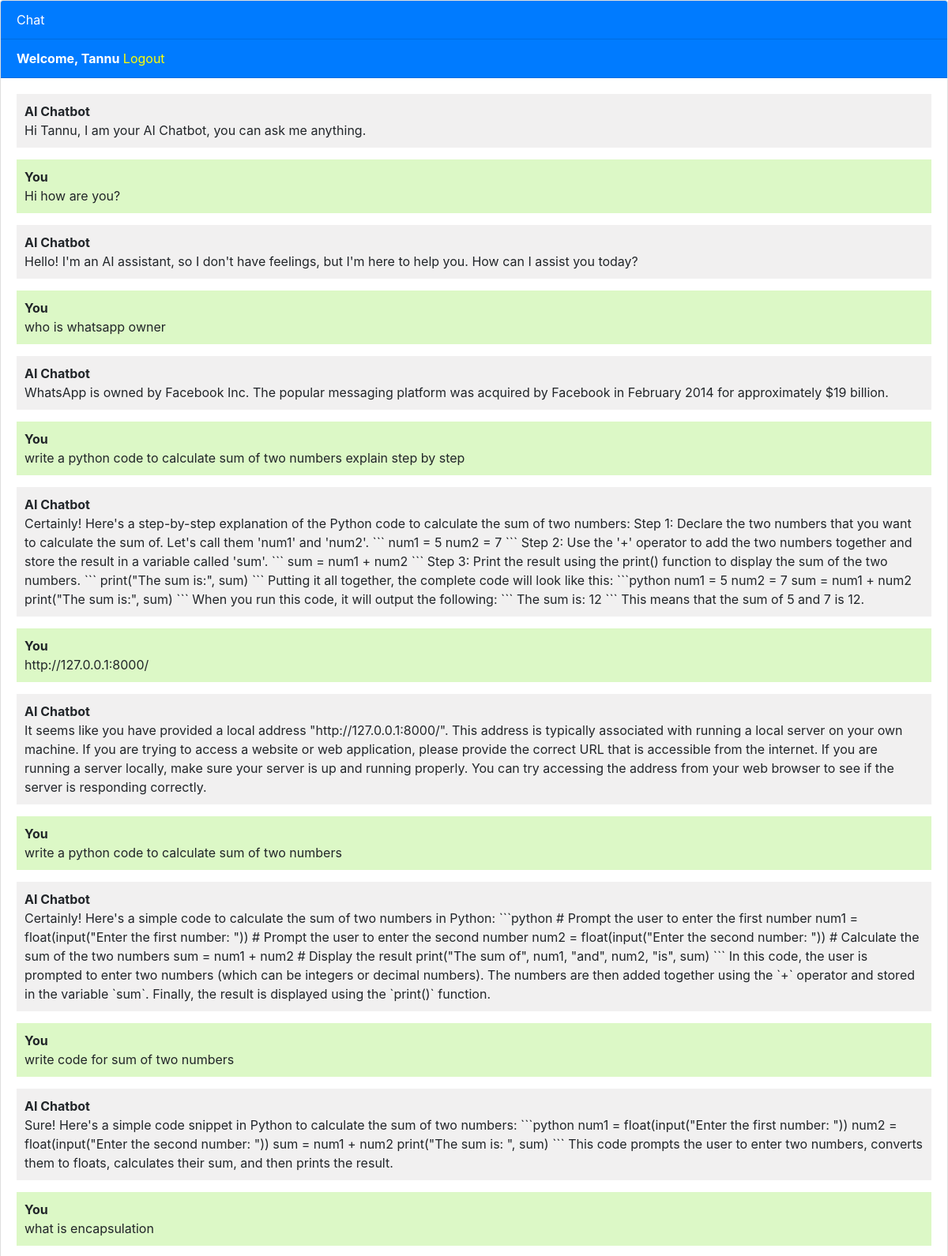
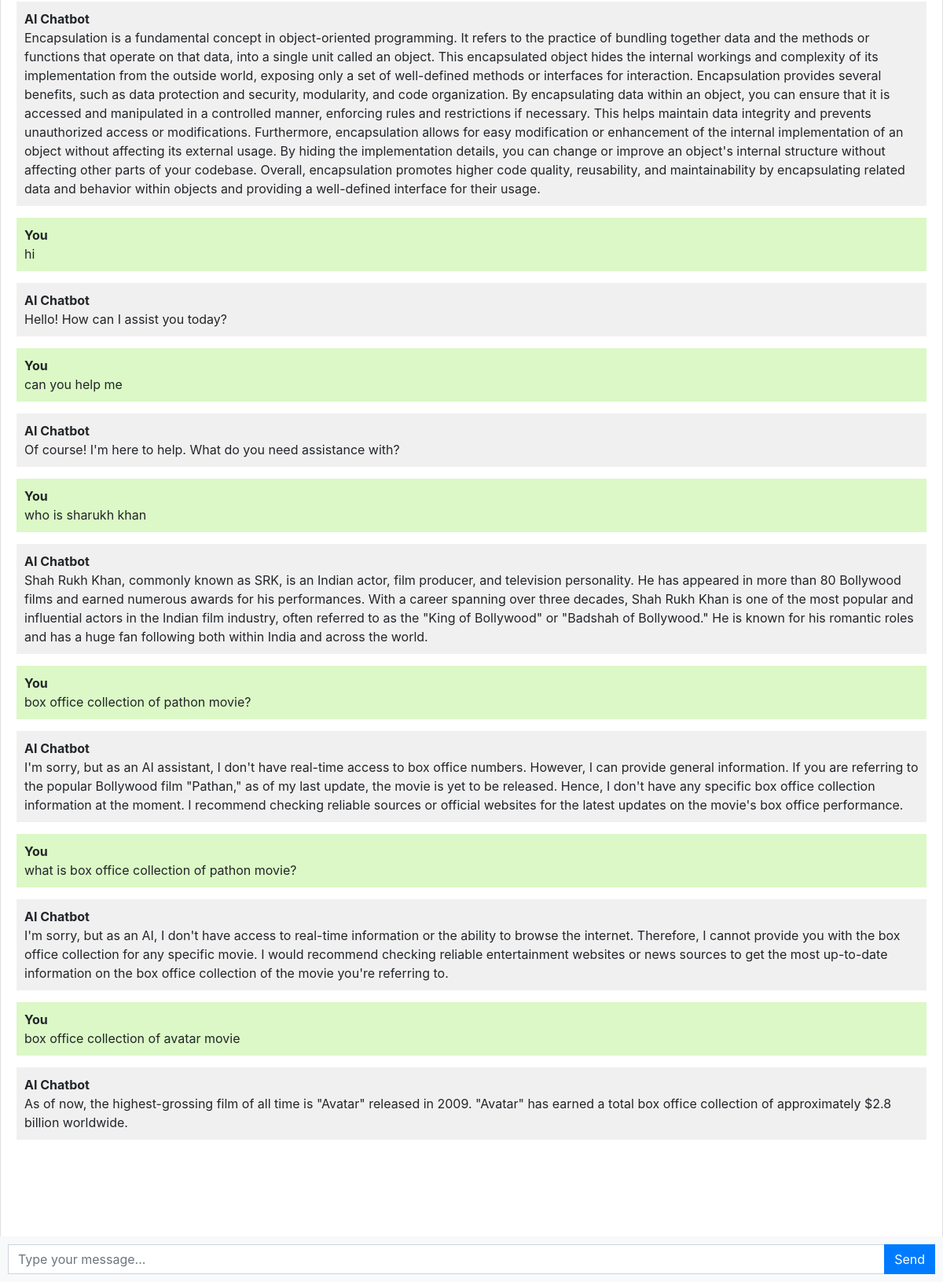
The page / (signed in) on the database its author committed (2 pictures, top to bottom).
### Chatbot/models.py (models this page shows, shortened)
class Chat(models.Model):
    user = models.ForeignKey(User,on_delete=models.CASCADE)
    message = models.TextField()
    response = models.TextField()
    created_at = models.DateTimeField(auto_now_add=True)

### Chatbot/views.py (the view)
# urls.py: path('',views.chatbot, name='chatbot'),
def chatbot(request):
    chats = Chat.objects.filter(user=request.user)
    if request.method == 'POST':
        message = request.POST.get('message')
        response = ask_openai(message)
        chat = Chat(user =request.user, message=message, response=response,created_at=timezone.now())
        chat.save()
        return JsonResponse({'message':message,'response':response})
    return render(request, 'chatbot.html',{'chats':chats})

### Templates/chatbot.html (shortened to what this page needs)
 {% extends 'base.html' %}
{% block content %}
<div class="chat-container">
  <div class="card flex-grow-1">
    <div class="card-header bg-primary text-white">Chat</div>
    {% if user.is_authenticated %}
    <div class="card-header bg-primary text-white"><b>Welcome, {{user.username}}</b>   <a style="color: yellow;" href="logout">Logout</a></div>
    {% else %}
    <div class="card-header bg-primary text-white"><a style="color: yellow" href="login">Login</a>   <a style="color: yellow;" href="register">Register</a></div>
    {% endif %}
    <div class="card-body messages-box">
      <ul class="list-unstyled messages-list">
        <li class="message received">
          <div class="message-text">
            <div class="message-sender">
              <b>AI Chatbot</b>
            </div>
            <div class="message-content">
              Hi {{user.username}}, I am your AI Chatbot, you can ask me anything.
            </div>
          </div>
        </li>
        {% for chat in chats %}
          {% if chat.user == request.user %}
            <li class="message sent">
          <div class="message-text">
            <div class="message-sender">
              <b>You</b>
            </div>
            <div class="message-content">
              {{chat.message}}
            </div>
          </div>
        </li>
        <li class="message received">
          <div class="message-text">
            <div class="message-sender">
              <b>AI Chatbot</b>
            </div>
            <div class="message-content">
              {{chat.response}}
            </div>
          </div>
        </li>
          {% endif %}
        {% endfor %}
      </ul>
    </div>
    <br><br>
    <br><br>
    <br><br>
  </div>
  <form class="message-form">
    <div class="input-group">
      <input type="text" class="form-control message-input" placeholder="Type your message...">
      <div class="input-group-append">
        <button type="submit" class="btn btn-primary btn-send">Send</button>
      </div>
    </div>
  </form>
</div>
{% endblock %}

### Templates/base.html (shortened to what this page needs)
<!DOCTYPE html>
<html lang="en">
  <head>
    <link rel="stylesheet" href="https://stackpath.bootstrapcdn.com/bootstrap/4.3.1/css/bootstrap.min.css">
  </head>
  <body>
    {% block content %}{% endblock %}
  </body>
</html>

### Templates/chatbot.html (style rules this page uses)
body, html { height: 100%; }
.messages-box { flex: 1; overflow-y: auto; }
.messages-list { padding-left: 0; }
.message { margin-bottom: 15px; list-style: none; }
.message-text { padding: 10px; border-radius: 5px; }
.sent { background-color: #dcf8c6; align-self: flex-end; }
.received { background-color: #f1f0f0; align-self: flex-start; }
.message-form { display: flex; position: fixed; bottom: 0; left: 0; right: 0; padding: 10px; background-color: #f8f9fa; }
.message-input { flex: 1; border-radius: 0; border-right: none; }
.btn-send { border-radius: 0; }
.chat-container { height: 100%; display: flex; flex-direction: column; }

### rows shown on the page
Chat: message "Hi how are you?", response "Hello! I'm an AI assistant, so I don't have feelings, but I'm here to help you. How can I assist you today?"
Chat: message "who is whatsapp owner", response "WhatsApp is owned by Facebook Inc. The popular messaging platform was acquired by Facebook in February 2014 for approximately $19 billion."
Chat: message "write a python code to calculate sum of two numbers explain step by step", response "Certainly! Here's a step-by-step explanation of the Python code to calculate the sum of two numbers: Step 1: Declare the two numbers that you want to calculate the sum of. Let's call them 'num1' and 'num2'. ``` num1 = 5 num2 = 7 ``` Step 2: Use the '+' operator to add the two numbers together and store the result in a variable called 'sum'. ``` sum = num1 + num2 ``` Step 3: Print the result using the print() function to display the sum of the two numbers. ``` print(\"The sum is:\", sum) ``` Putting it all together, the complete code will look like this: ```python num1 = 5 num2 = 7 sum = num1 + num2 print(\"The sum is:\", sum) ``` When you run this code, it will output the following: ``` The sum…"
Chat: message "http://127.0.0.1:8000/", response "It seems like you have provided a local address \"http://127.0.0.1:8000/\". This address is typically associated with running a local server on your own machine. If you are trying to access a website or web application, please provide the correct URL that is accessible from the internet. If you are running a server locally, make sure your server is up and running properly. You can try accessing the address from your web browser to see if the server is responding correctly."
Chat: message "write a python code to calculate sum of two numbers", response "Certainly! Here's a simple code to calculate the sum of two numbers in Python: ```python # Prompt the user to enter the first number num1 = float(input(\"Enter the first number: \")) # Prompt the user to enter the second number num2 = float(input(\"Enter the second number: \")) # Calculate the sum of the two numbers sum = num1 + num2 # Display the result print(\"The sum of\", num1, \"and\", num2, \"is\", sum) ``` In this code, the user is prompted to enter two numbers (which can be integers or decimal numbers). The numbers are then added together using the `+` operator and stored in the variable `sum`. Finally, the result is displayed using the `print()` function."
Chat: message "write code for sum of two numbers", response "Sure! Here's a simple code snippet in Python to calculate the sum of two numbers: ```python num1 = float(input(\"Enter the first number: \")) num2 = float(input(\"Enter the second number: \")) sum = num1 + num2 print(\"The sum is: \", sum) ``` This code prompts the user to enter two numbers, converts them to floats, calculates their sum, and then prints the result."
Chat: message "what is encapsulation", response "Encapsulation is a fundamental concept in object-oriented programming. It refers to the practice of bundling together data and the methods or functions that operate on that data, into a single unit called an object. This encapsulated object hides the internal workings and complexity of its implementation from the outside world, exposing only a set of well-defined methods or interfaces for interaction. Encapsulation provides several benefits, such as data protection and security, modularity, and code organization. By encapsulating data within an object, you can ensure that it is accessed and manipulated in a controlled manner, enforcing rules and restrictions if necessary. This helps…"
Chat: message "hi", response "Hello! How can I assist you today?"
Chat: message "can you help me", response "Of course! I'm here to help. What do you need assistance with?"
Chat: message "who is sharukh khan", response "Shah Rukh Khan, commonly known as SRK, is an Indian actor, film producer, and television personality. He has appeared in more than 80 Bollywood films and earned numerous awards for his performances. With a career spanning over three decades, Shah Rukh Khan is one of the most popular and influential actors in the Indian film industry, often referred to as the \"King of Bollywood\" or \"Badshah of Bollywood.\" He is known for his romantic roles and has a huge fan following both within India and across the world."
Chat: message "box office collection of pathon movie?", response "I'm sorry, but as an AI assistant, I don't have real-time access to box office numbers. However, I can provide general information. If you are referring to the popular Bollywood film \"Pathan,\" as of my last update, the movie is yet to be released. Hence, I don't have any specific box office collection information at the moment. I recommend checking reliable sources or official websites for the latest updates on the movie's box office performance."
Chat: message "what is box office collection of pathon movie?", response "I'm sorry, but as an AI, I don't have access to real-time information or the ability to browse the internet. Therefore, I cannot provide you with the box office collection for any specific movie. I would recommend checking reliable entertainment websites or news sources to get the most up-to-date information on the box office collection of the movie you're referring to."
Chat: message "box office collection of avatar movie", response "As of now, the highest-grossing film of all time is \"Avatar\" released in 2009. \"Avatar\" has earned a total box office collection of approximately $2.8 billion worldwide."

### other values the page prints
{{ user.username }} "Tannu"
